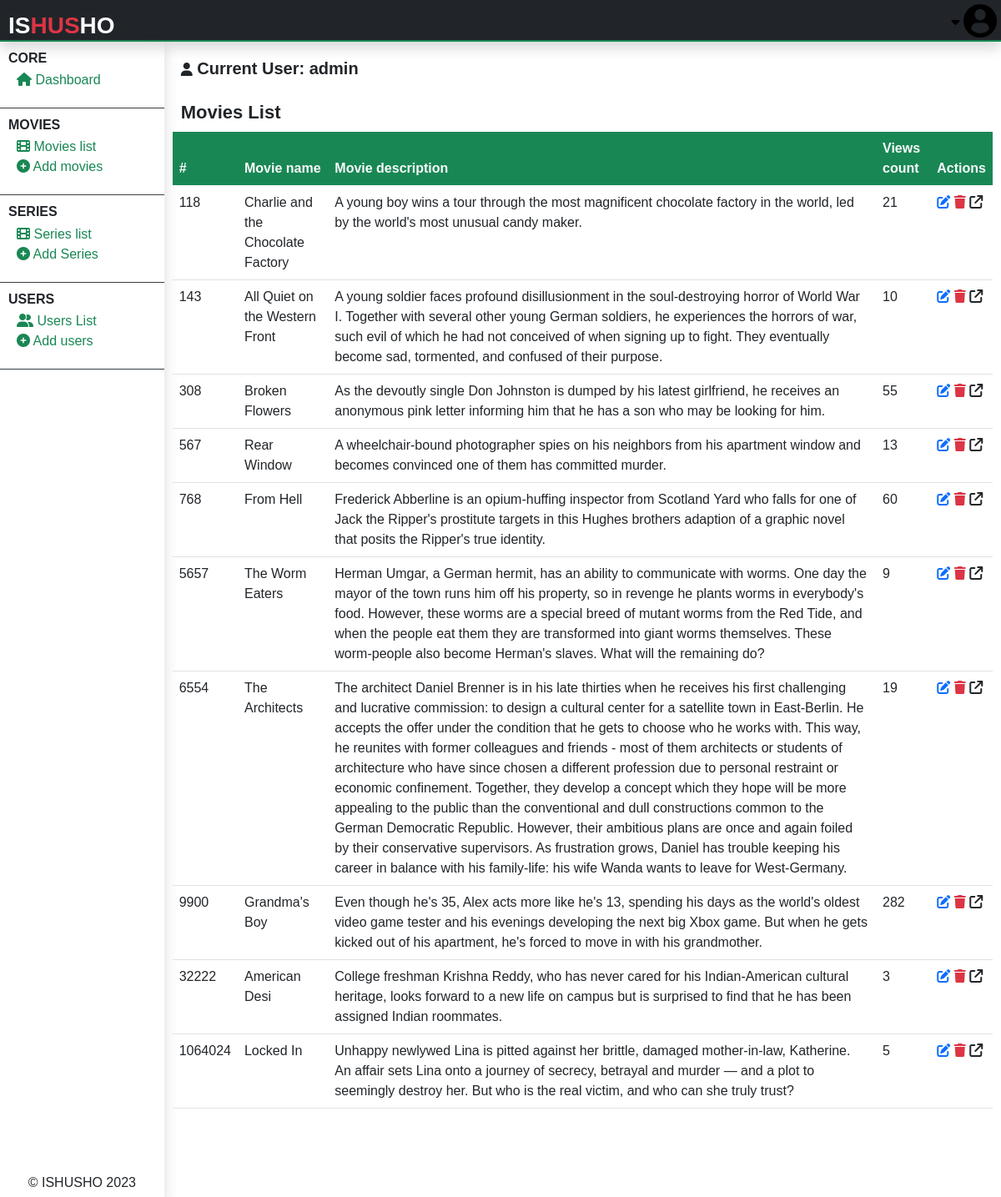
Before: /admin/admin-movies-list.php (signed in) with the older database file.
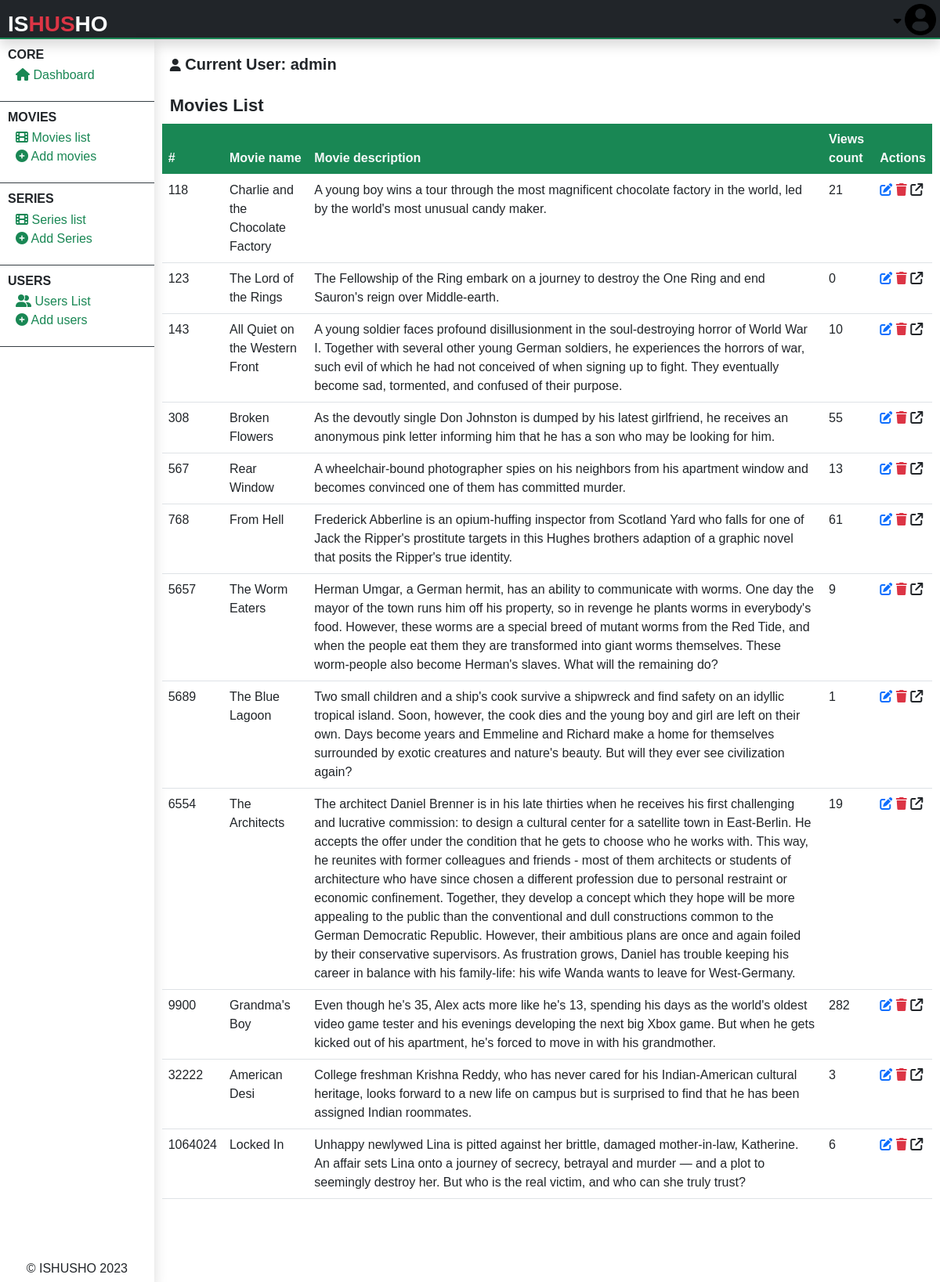
After: the same page with the newer database file.
### tables this page shows
CREATE TABLE `movies` (
  `movie_id` varchar(255) NOT NULL,
  `movie_name` text NOT NULL,
  `movie_description` text NOT NULL,
  `movie_categories` text NOT NULL,
  `movie_poster` text NOT NULL,
  `movie_url` text NOT NULL,
  `url720` text NOT NULL,
  `url480` text NOT NULL,
  `release_date` varchar(255) NOT NULL,
  `addition_date` text NOT NULL,
  `added_by` int(11) NOT NULL
);

### admin/php/admin-sessions.php (called while the page is built, shortened)
<?php
$actingAdminUN = $_SESSION['actingAdminUsername'];
$getAdminInformations = mysqli_query($server, "SELECT * from admins WHERE admin_un = '$actingAdminUN'");
if (mysqli_num_rows($getAdminInformations) < 1) {
    header("location: index.php");
} else {
    $dataAdminInformations = mysqli_fetch_array($getAdminInformations);
    $actingAdminProfile = $dataAdminInformations['admin_profile_pic'];
    $actingAdminStatus = $dataAdminInformations['admin_status'];
}

### admin/admin-movies-list.php (the view, shortened to what this page needs)
<?php
include("../php/global/server.php");
if (!isset($_SESSION['actingAdminUsername'])) {
    header("location: index.php");
} else {
    include('./php/admin-sessions.php');
}
?>
<!DOCTYPE html>
<html lang="en">
<head>
    <?php
    include('../php/global/cdns.php');
    ?>
    <link rel="stylesheet" href="../styles/admin-main.css">
</head>
<body>
    <div class="main-container">
        <?php
        include("./php/header.php");
        ?>
        <section class="center-section">
            <?php
            include('./php/nav-left.php');
            ?>
            <div class="right-contents">
                <?php
                include("./php/acting-user.php");
                ?>
                <div class="all-interchange">
                    <h1>
                        Movies list
                    </h1>
                    <table class="table table-responsive table-hover">
                        <thead>
                            <tr class="bg-success text-light">
                                <th>
                                    #
                                </th>
                                <th>
                                    Movie name
                                </th>
                                <th>
                                    Movie description
                                </th>
                                <th>
                                    Views count
                                </th>
                                <th>
                                    Actions
                                </th>
                            </tr>
                        </thead>
                        <tbody>
                            <?php
                            $getMovies = mysqli_query($server, "SELECT * from
                                    movies ORDER BY CAST(movie_id AS UNSIGNED)
                                ");
                            ?>
                            <?php
                            while ($dataMovies = mysqli_fetch_array($getMovies)) {
                            ?>
                                <tr>
                                    <td>
                                        <?php echo $video = $dataMovies['movie_id']; ?>
                                    </td>
                                    <td>
                                        <?php echo $dataMovies['movie_name']; ?>
                                    </td>
                                    <td>
                                        <?php echo $dataMovies['movie_description']; ?>
                                    </td>
                                    <td>
                                        <?php
                                        $getMovieViewsCount = mysqli_query($server, "SELECT * from
                                                    movie_views WHERE movie = '$video'
                                                ");
                                        echo mysqli_num_rows($getMovieViewsCount);
                                        ?>
                                    </td>
                                    <td>
                                        <a href="admin-edit-movie.php?edit&v=<?php echo $video; ?>" class="">
                                            <i class="fa fa-edit text-primary"></i>
                                        </a>
                                        <a href="?delete&v=<?php echo $video; ?>" onclick="return confirm('Are you sure to delete?');">
                                            <i class="fa fa-trash text-danger"></i>
                                        </a>
                                        <a href="../watch.php?v=<?php echo $video; ?>" target="_blank">
                                            <i class="fa fa-external-link text-dark"></i>
                                        </a>
                                    </td>
                                </tr>
                            <?php
                            }
                            ?>
                        </tbody>
                    </table>
                </div>
            </div>
        </section>
    </div>
</body>
</html>

### php/global/cdns.php
<link rel="stylesheet" href="../assets/bootstrap-5.0.2-dist/css/bootstrap.min.css">
<link rel="stylesheet" href="../assets/fontawesome-free-6.4.2-web/css/all.css">

### admin/php/header.php (shortened to what this page needs)
<header class="bg-dark shadow">
    <div class="logo">
        <a href="admin-home.php" class="navbar-brand text-light fs-3 fw-bold me-auto">IS<span class="text-danger fs-3">HUS</span>HO</a>
    </div>
    <div class="profile">
        <button class="">
            <i class="fas fa-sort-down"></i>
            <?php
            if ($actingAdminProfile == "No profile") {
            ?>
                <img src="../images/profile-user.png" alt="">
            <?php
            } else {
            ?>
                <img src="./images/profiles/<?php echo $actingAdminProfile ?>" alt="">
            <?php
            }
            ?>
        </button>
    </div>
</header>

### admin/php/nav-left.php
<div class="nav-controls bg-dar shadow">
    <div class="nav-parts">
        <div class="nav-part">
            <h3>
                CORE
            </h3>
            <ul>
                <li>
                    <a href="admin-home.php">
                        <i class="fas fa-house"></i>
                        <span class="text">
                            Dashboard
                        </span>
                    </a>
                </li>
            </ul>
        </div>
        <div class="nav-part">
            <h3>
                MOVIES
            </h3>
            <ul>
                <li>
                    <a href="admin-movies-list.php">
                        <i class="fas fa-film"></i>
                        <span class="text">
                            Movies list
                        </span>
                    </a>
                </li>
                <li>
                    <a href="admin-add-movie.php">
                        <i class="fas fa-plus-circle"></i>
                        <span class="text">
                            Add movies
                        </span>
                    </a>
                </li>
            </ul>
        </div>
        <div class="nav-part">
            <h3>
                SERIES
            </h3>
            <ul>
                <li>
                    <a href="admin-series-list.php">
                        <i class="fas fa-film"></i>
                        <span class="text">
                            Series list
                        </span>
                    </a>
                </li>
                <li>
                    <a href="admin-add-serie.php">
                        <i class="fas fa-plus-circle"></i>
                        <span class="text">
                            Add Series
                        </span>
                    </a>
                </li>
            </ul>
        </div>
        <?php
        if ($actingAdminStatus == 'Administrator') {
        ?>
            <div class="nav-part">
                <h3>
                    Users
                </h3>
                <ul>
                    <li>
                        <a href="admin-users-list.php">
                            <i class="fas fa-user-group"></i>
                            <span class="text">
                                Users List
                            </span>
                        </a>
                    </li>
                    <li>
                        <a href="admin-add-users.php">
                            <i class="fa fa-plus-circle"></i>
                            <span>
                                Add users
                            </span>
                        </a>
                    </li>
                </ul>
            </div>
        <?php
        }
        ?>
    </div>
    <div class="nav-copy">
        &copy; ISHUSHO
        <?php
        if (date('Y') > 2023) {
            echo "2023 - " . date('Y');
        } else {
            echo date('Y');
        }
        ?>
    </div>
</div>

### admin/php/acting-user.php
<div class="acting-user">
    <h2>
        <i class="fas fa-user"></i>
        <?php echo "Current User: " . $actingAdminUN; ?>
    </h2>
</div>

### styles/admin-main.css (style rules this page uses)
* { font-family: 'Gill Sans', 'Gill Sans MT', Calibri, 'Trebuchet MS', sans-serif; margin: 0; padding: 0; text-decoration: none; font-size: 16px; }
button { border: 0; background: transparent; }
a { text-decoration: none; }
body { width: 100vw; overflow: hidden; }
.main-container { overflow: hidden; width: 100vw; height: 100vh; }
.main-container header { width: 100%; display: flex; flex-direction: row; height: 50px; border-bottom: 2px solid #198754; }
.main-container header .logo { flex: 1; padding: 10px; }
.main-container header .logo a { color: #fff; font-weight: bold; font-size: 22px; text-decoration: none; }
.main-container header .profile button { background: transparent; border: 0; margin: 5px; }
.main-container header .profile button i { color: #000; }
.main-container header .profile button img { width: 40px; height: 40px; }
.main-container .center-section { display: flex; flex-direction: row; height: calc(100vh - 50px); }
.main-container .center-section .nav-controls { width: 200px; display: flex; flex-direction: column; }
.main-container .center-section .nav-controls .nav-parts { flex: 1; }
.main-container .center-section .nav-controls .nav-part { padding: 5px; border-bottom: 1px solid #363e44; }
.main-container .center-section .nav-controls .nav-part h3 { font-size: 16px; font-weight: bold; color: #212529; text-transform: uppercase; margin: 5px; }
.main-container .center-section .nav-controls .nav-part ul { list-style: none; display: flex; flex-direction: column; margin-left: 15px; padding: 0; }
.main-container .center-section .nav-controls .nav-part ul li a { text-decoration: none; color: #198754; }
.main-container .center-section .nav-controls .nav-copy { text-align: center; padding: 5px; }
.main-container .center-section .right-contents { margin: 10px; height: calc(100vh - 50px); width: calc(100vw - 200px); overflow: auto; padding-bottom: 100px; }
.main-container .center-section .right-contents .acting-user { padding: 10px; }
.main-container .center-section .right-contents .acting-user h2 { font-size: 20px; font-weight: bold; }
.main-container .center-section .right-contents .all-interchange h1 { margin: 10px; font-size: 22px; color: #212529; font-weight: bold; text-transform: capitalize; }
.main-container .center-section .right-contents .all-interchange table thead tr { position: sticky; top: 0px; }

Changed rows visible on the page:
added movies: movie_id "123", movie_name "The Lord of the Rings", movie_description "The Fellowship of the Ring embark on a journey to destroy the One Ring and end Sauron's reign over Middle-earth.", mysqli_num_rows($getMovieViewsCount) "0"
computed for movies "From Hell": mysqli_num_rows($getMovieViewsCount) "60" → "61"
added movies: movie_id "5689", movie_name "The Blue Lagoon", movie_description "Two small children and a ship's cook survive a shipwreck and find safety on an idyllic tropical island. Soon, however, the cook dies and the young boy and girl are left on their own. Days become years and Emmeline and Richard make a home for themselves surrounded by exotic creatures and nature's beauty. But will they ever see civilization again?", mysqli_num_rows($getMovieViewsCount) "1"
computed for movies "Locked In": mysqli_num_rows($getMovieViewsCount) "5" → "6"
